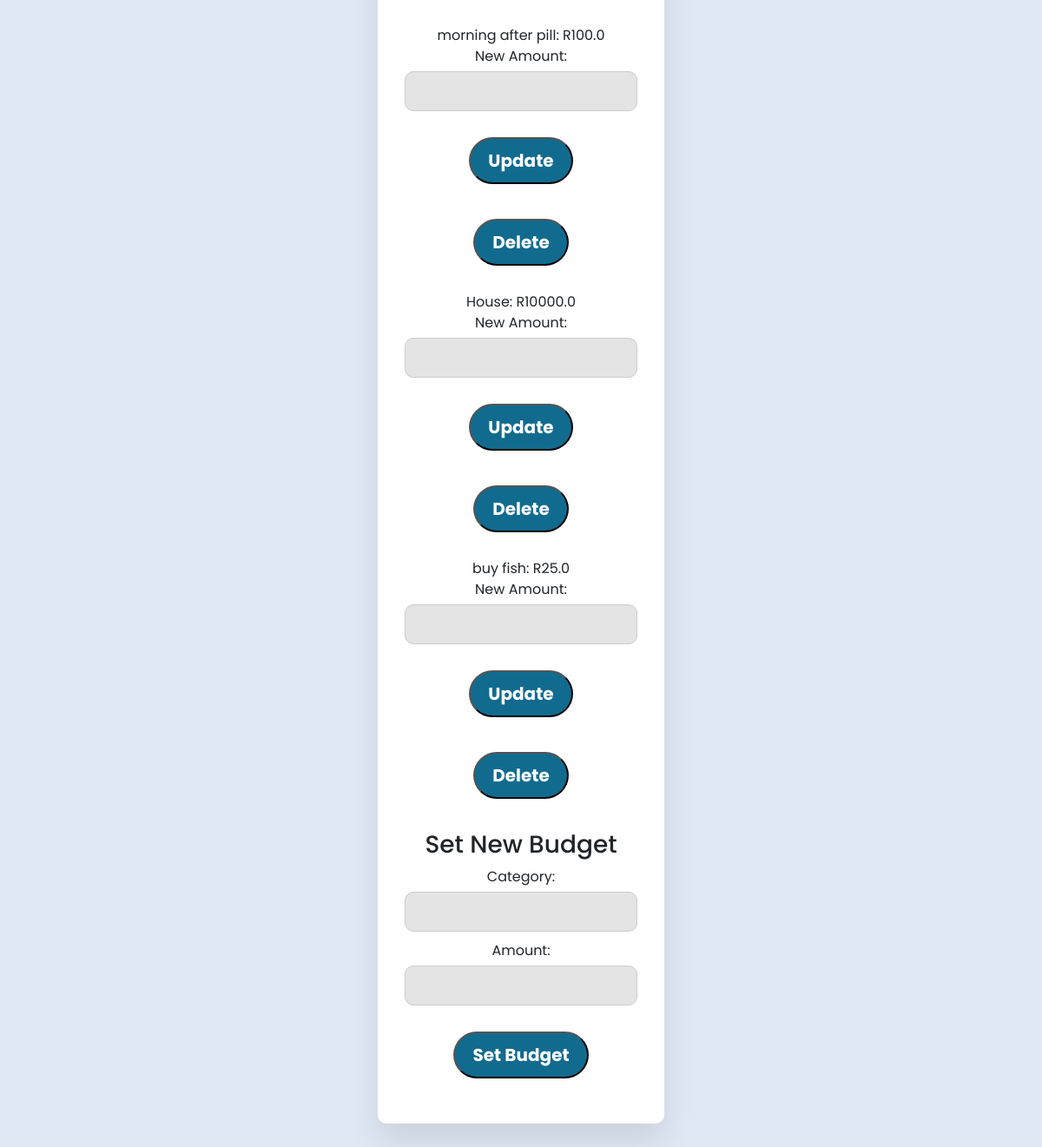
Page /dashboard (signed in, lower part) on the earlier database version.
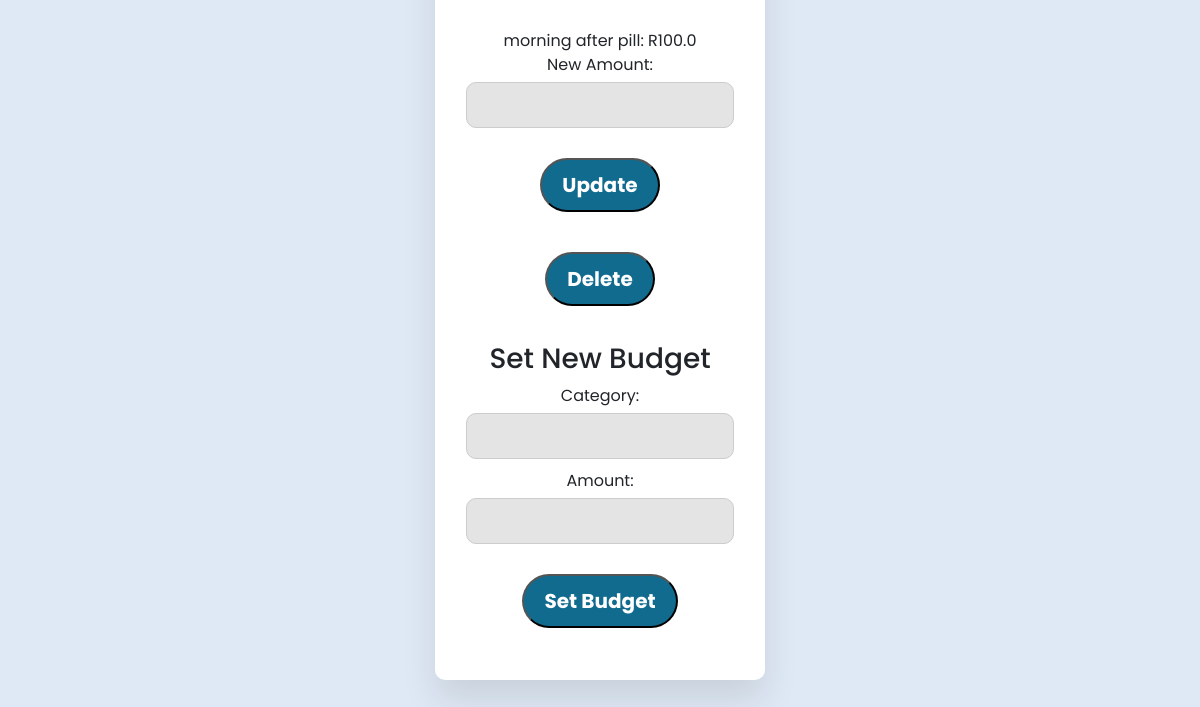
Same page on the later database version.
### website/models.py (models this page shows, shortened)
class Budget(db.Model):
    id = db.Column(db.Integer, primary_key=True)
    category = db.Column(db.String(50), nullable=False)
    amount = db.Column(db.Float, nullable=False)
    user_id = db.Column(db.Integer, db.ForeignKey('user.id'),nullable=False)

### website/views.py (the view)
@views.route('/dashboard')
@login_required
def dashboard():
    user = current_user
    return render_template('dashboard.html', user=user)

### website/__init__.py (called while the page is built)
def create_app():
    app = Flask(__name__)
    app.config['SECRET_KEY'] = 'the secret key'
    app.config['SQLALCHEMY_DATABASE_URI'] = f'sqlite:///{DB_NAME}'
    db.init_app(app)
    from .views import views
    from .auth import auth
    from .models import User
    app.register_blueprint(views, url_prefix='/')
    app.register_blueprint(auth, url_prefix='/')
    login_manager = LoginManager()
    login_manager.login_view= 'auth.sign_in'  # type: ignore
    login_manager.init_app(app)
    @login_manager.user_loader
    def load_user(id):
        return User.query.get(int(id))
    with app.app_context(): #can remove this line if don't solve problem
        create_database()
    return app

### website/templates/dashboard.html (shortened to what this page needs)
<!DOCTYPE html>
<html lang="en">
<head>
    <link
      href="https://cdn.jsdelivr.net/npm/bootstrap@5.3.2/dist/css/bootstrap.min.css"
      rel="stylesheet"
    />
    <link rel="stylesheet" type="text/css" href="{{ url_for('static', filename='styles.css') }}">
    <link
      rel="stylesheet"
      type="text/css"
      href="{{ url_for('static', filename='navbar.css') }}"
    />
</head>
<body>
   <div class="container">
    <div id="budget" class="wrapper">
    <ul>
        {% for budget_entry in user.budget_entries %}
            <li>{{ budget_entry.category }}: R{{ budget_entry.amount }}
                <form action="{{ url_for('views.update_budgets', category=budget_entry.category) }}" method="post">
                    <label for="new_amount">New Amount:</label>
                    <input type="text" id="new_amount" name="new_amount" required>
                    <button type="submit">Update</button>
                </form>
                <form action="{{ url_for('views.delete_budgets', category=budget_entry.category) }}" method="post">
                    <button type="submit">Delete</button>
                </form>
            </li>
        {% endfor %}
    </ul>
    <div>
    <h3>Set New Budget</h3>
    <form action="{{ url_for('views.set_budgets') }}" method="post">
        <label for="category">Category:</label>
        <input type="text" id="category" name="category" required>
        <label for="amount">Amount:</label>
        <input type="text" id="amount" name="amount" required> <br>
        <button type="submit">Set Budget</button>
    </form>
   </div>
   </div>
</body>
</html>

Differences in the rows shown:
removed Budget: category "House", amount "10000.0"
removed Budget: category "buy fish", amount "25.0"
